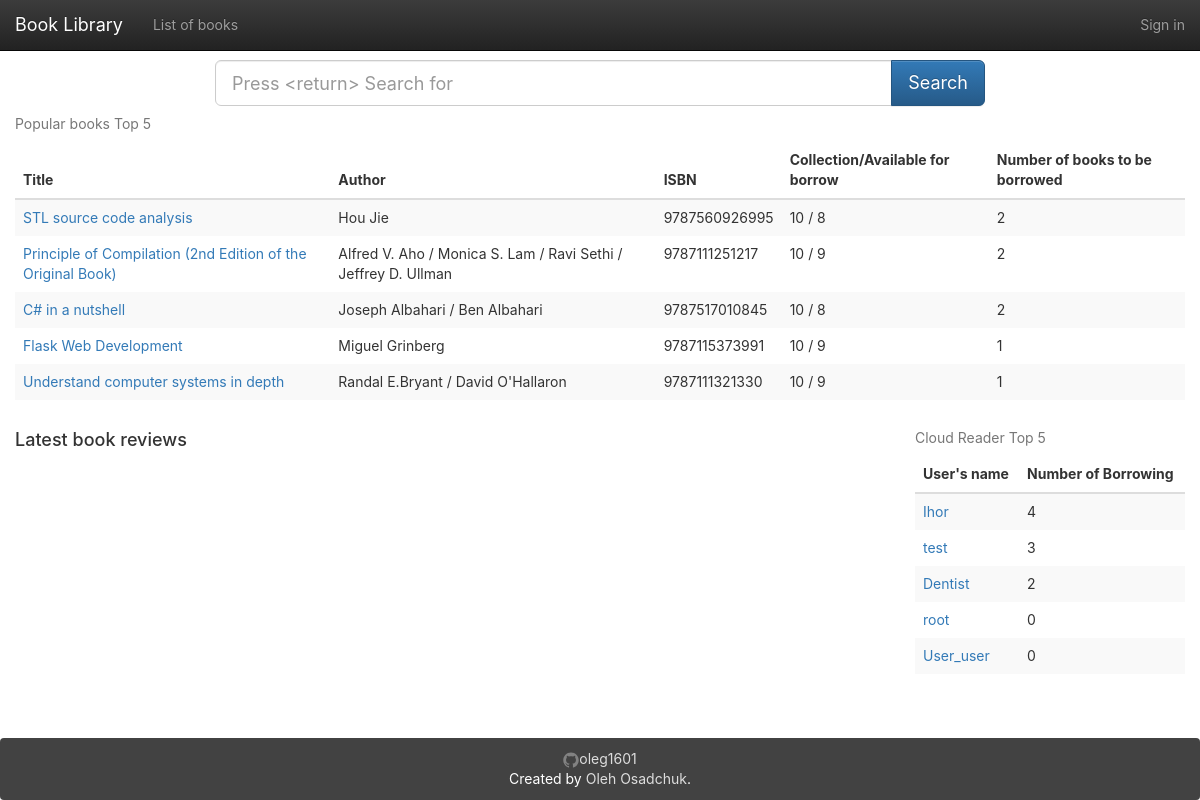
The page / on the database its author committed.
### app/models.py (models this page shows, shortened)
class Book(db.Model):
    __tablename__ = 'books'
    id = db.Column(db.Integer, primary_key=True)
    isbn = db.Column(db.String(16), unique=True)
    title = db.Column(db.String(128))
    origin_title = db.Column(db.String(128))
    subtitle = db.Column(db.String(128))
    author = db.Column(db.String(128))
    translator = db.Column(db.String(64))
    publisher = db.Column(db.String(64))
    image = db.Column(db.String(128))
    pubdate = db.Column(db.String(32))
    pages = db.Column(db.Integer)
    price = db.Column(db.String(16))
    binding = db.Column(db.String(16))
    numbers = db.Column(db.Integer, default=10)
    summary = db.deferred(db.Column(db.Text, default=""))
    summary_html = db.deferred(db.Column(db.Text))
    catalog = db.deferred(db.Column(db.Text, default=""))
    catalog_html = db.deferred(db.Column(db.Text))
    hidden = db.Column(db.Boolean, default=0)
    logs = db.relationship('Log',
                           backref=db.backref('book', lazy='joined'),
                           lazy='dynamic',
                           cascade='all, delete-orphan')
    comments = db.relationship('Comment', backref='book',
                               lazy='dynamic',
                               cascade='all, delete-orphan')
    @property
    def tags_string(self):
        return ",".join([tag.name for tag in self.tags.all()])
    def can_borrow_number(self):
        return self.numbers - Log.query.filter_by(book_id=self.id, returned=0).count()

class User(UserMixin, db.Model):
    __tablename__ = 'users'
    id = db.Column(db.Integer, primary_key=True)
    email = db.Column(db.String(64), unique=True)
    name = db.Column(db.String(64))
    password_hash = db.deferred(db.Column(db.String(128)))
    major = db.Column(db.String(128))
    role_id = db.Column(db.Integer, db.ForeignKey('roles.id'))
    headline = db.Column(db.String(32), nullable=True)
    about_me = db.deferred(db.Column(db.Text, nullable=True))
    about_me_html = db.deferred(db.Column(db.Text, nullable=True))
    avatar = db.Column(db.String(128))
    member_since = db.Column(db.DateTime(), default=datetime.utcnow)
    @property
    def password(self):
        raise AttributeError('password is not readable attribute')
    logs = db.relationship('Log',
                           backref=db.backref('user', lazy='joined'),
                           lazy='dynamic',
                           cascade='all, delete-orphan')
    comments = db.relationship('Comment',
                               backref=db.backref('user', lazy='joined'),
                               lazy='dynamic',
                               cascade='all, delete-orphan')

### app/main/index/views.py (the view)
@main.route('/')
def index():
    search_form = SearchForm()
    the_books = Book.query
    if not current_user.can(Permission.UPDATE_BOOK_INFORMATION):
        the_books = the_books.filter_by(hidden=0)
    popular_books = the_books.outerjoin(Log).group_by(Book.id).order_by(db.func.count(Log.id).desc()).limit(5)
    popular_users = User.query.outerjoin(Log).group_by(User.id).order_by(db.func.count(Log.id).desc()).limit(5)
    recently_comments = Comment.query.filter_by(deleted=0).order_by(Comment.edit_timestamp.desc()).limit(5)
    return render_template("index.html", books=popular_books, users=popular_users, recently_comments=recently_comments,
                           search_form=search_form)

### app/main/book/forms.py
class SearchForm(FlaskForm):
    search = StringField(validators=[DataRequired()])
    submit = SubmitField(u"Search for")

### app/main/index/views.py (called while the page is built)
@main.app_context_processor
def inject_permissions():
    return dict(Permission=Permission)

### app/models.py (called while the page is built)
    def can(self, permissions):
        return False

### app/main/index/templates/index.html (shortened to what this page needs)
{% extends "base.html" %}
{% block mycontent %}
    <div class="row animated fadeInDown">
        <div class="col-sm-8 col-sm-offset-2">
            <form class="form form-horizontal" method="get" action="{{ url_for('book.index') }}">
                <div class="input-group  input-group-lg">
                    {{ search_form.search(placeholder="Press <return> Search for",class_="form-control") }}
                <span class="input-group-btn">
                    <input class="btn btn-primary" id="submit" name="submit" type="submit" value="Search">
                </span>
                </div>
            </form>
        </div>
    </div>
    <table class="table table-striped table-hover animated fadeInDown">
        <caption>Popular books Top 5</caption>
        <thead class="hidden-xs">
        <tr>
            <th>Title</th>
            <th>Author</th>
            <th>ISBN</th>
            <th>Collection/Available for borrow</th>
            <th>Number of books to be borrowed</th>
        </tr>
        </thead>
        <tbody>
        {% for book in books %}
            <tr class="animated fadeInLeft delay-{{ loop.index0 }}">
                <td><a href="{{ url_for('book.detail',book_id=book.id) }}">{{ book.title }}</a>
                    <p class="visible-xs-block">{{ "Collection/Available for borrow: "~ book.numbers }} / {{ book.can_borrow_number() }}</p></td>
                <td class="hidden-xs">{{ book.author }}</td>
                <td class="hidden-xs">{{ book.isbn }}</td>
                <td class="hidden-xs">{{ book.numbers }} / {{ book.can_borrow_number() }}</td>
                <td class="hidden-xs">{{ book.logs.count() }}</td>
            </tr>
        {% endfor %}
        </tbody>
    </table>
    <div class="row animated fadeInUp delay">
        <div class="col-md-9">
            <h4>Latest book reviews</h4>
        </div>
        <div class="col-md-3 animated fadeInUp">
            <table class="table table-striped table-hover">
                <caption>Cloud Reader Top 5</caption>
                <thead>
                <tr>
                    <th>User's name</th>
                    <th>Number of Borrowing</th>
                </tr>
                </thead>
                <tbody>
                {% for user in users %}
                    <tr class="animated fadeInLeft delay-{{ loop.index0 }}">
                        <td><a href="{{ url_for('user.detail',user_id=user.id) }}">{{ user.name }}</a></td>
                        <td>{{ user.logs.count() }}</td>
                    </tr>
                {% endfor %}
                </tbody>
            </table>
        </div>
    </div>
{% endblock %}

### app/static/css/main.css (style rules this page uses)
html, body { height: 100%; width: 100%; margin: 0; padding: 0; }
.Site { display: -webkit-box; display: -moz-box; display: -ms-flexbox; display: -webkit-flex; display: flex; flex-direction: column; }
html, body, main { font-family: -apple-system, "Helvetica Neue", Helvetica, Arial, sans-serif; }
.animated { -webkit-animation-fill-mode: both; -moz-animation-fill-mode: both; -ms-animation-fill-mode: both; -o-animation-fill-mode: both; animation-fill-mode: both; -webkit-animation-duration: 1s; -moz-animation-duration: 1s; -ms-animation-duration: 1s; -o-animation-duration: 1s; animation-duration: 1s; }
.delay-0 { -webkit-animation-delay: .05s; -moz-animation-delay: .05s; -o-animation-delay: .05s; animation-delay: .05s; }
.delay-1 { -webkit-animation-delay: .10s; -moz-animation-delay: .10s; -o-animation-delay: .10s; animation-delay: .10s; }
.delay-2 { -webkit-animation-delay: .15s; -moz-animation-delay: .15s; -o-animation-delay: .15s; animation-delay: .15s; }
.delay-3 { -webkit-animation-delay: .20s; -moz-animation-delay: .20s; -o-animation-delay: .20s; animation-delay: .20s; }
.delay-4 { -webkit-animation-delay: .25s; -moz-animation-delay: .25s; -o-animation-delay: .25s; animation-delay: .25s; }
.fadeInUp { -webkit-animation-name: fadeInUp; -moz-animation-name: fadeInUp; -o-animation-name: fadeInUp; animation-name: fadeInUp; }
.fadeInDown { -webkit-animation-name: fadeInDown; -moz-animation-name: fadeInDown; -o-animation-name: fadeInDown; animation-name: fadeInDown; }
.fadeInLeft { -webkit-animation-name: fadeInLeft; -moz-animation-name: fadeInLeft; -o-animation-name: fadeInLeft; animation-name: fadeInLeft; }
.table.table-striped { border: none; }
.table.table-striped td { border: none; }

### rows shown on the page
Book: title "STL source code analysis", author "Hou Jie", isbn "9787560926995", numbers "10", can_borrow_number "8", logs.count "2"
Book: title "Principle of Compilation (2nd Edition of the Original Book)", author "Alfred V. Aho / Monica S. Lam / Ravi Sethi / Jeffrey D. Ullman", isbn "9787111251217", numbers "10", can_borrow_number "9", logs.count "2"
Book: title "C# in a nutshell", author "Joseph Albahari / Ben Albahari", isbn "9787517010845", numbers "10", can_borrow_number "8", logs.count "2"
Book: title "Flask Web Development", author "Miguel Grinberg", isbn "9787115373991", numbers "10", can_borrow_number "9", logs.count "1"
Book: title "Understand computer systems in depth", author "Randal E.Bryant / David O'Hallaron", isbn "9787111321330", numbers "10", can_borrow_number "9", logs.count "1"
User: name "Ihor", logs.count "4"
User: name "test", logs.count "3"
User: name "Dentist", logs.count "2"
User: name "root", logs.count "0"
User: name "User_user", logs.count "0"
